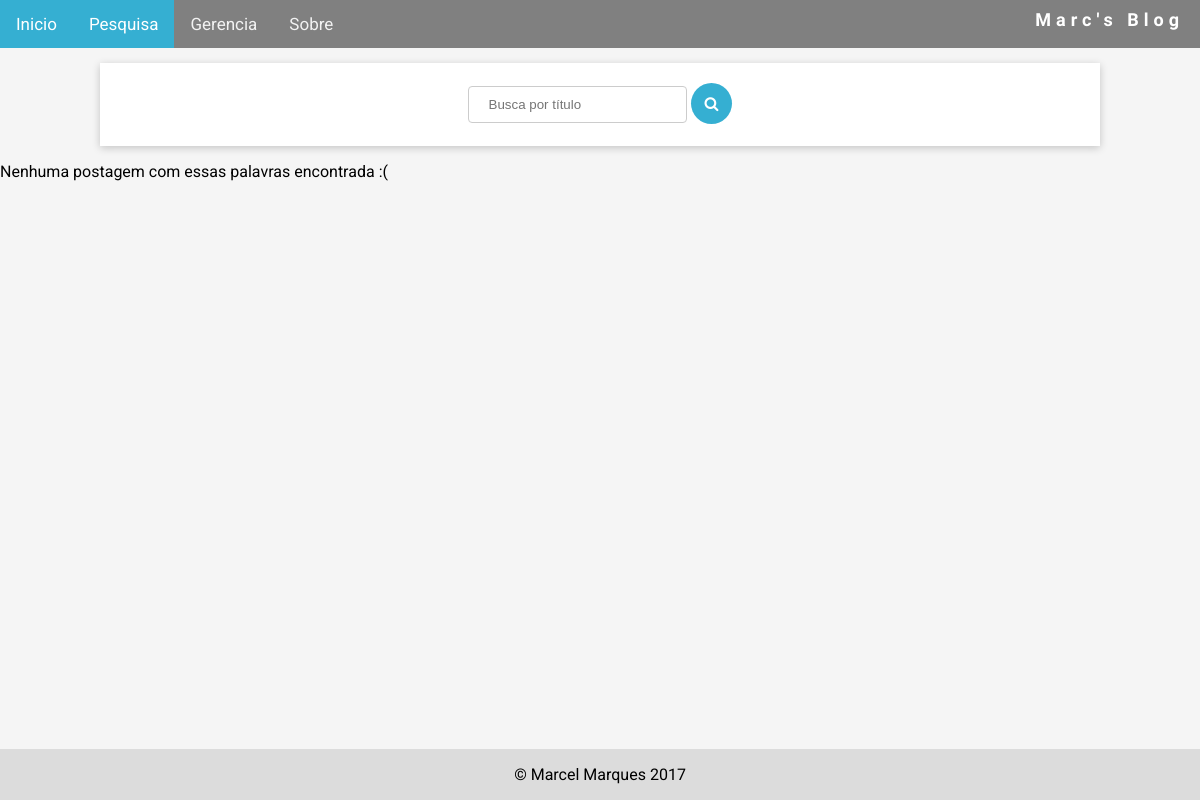
The page /search/ on the database as committed earlier.
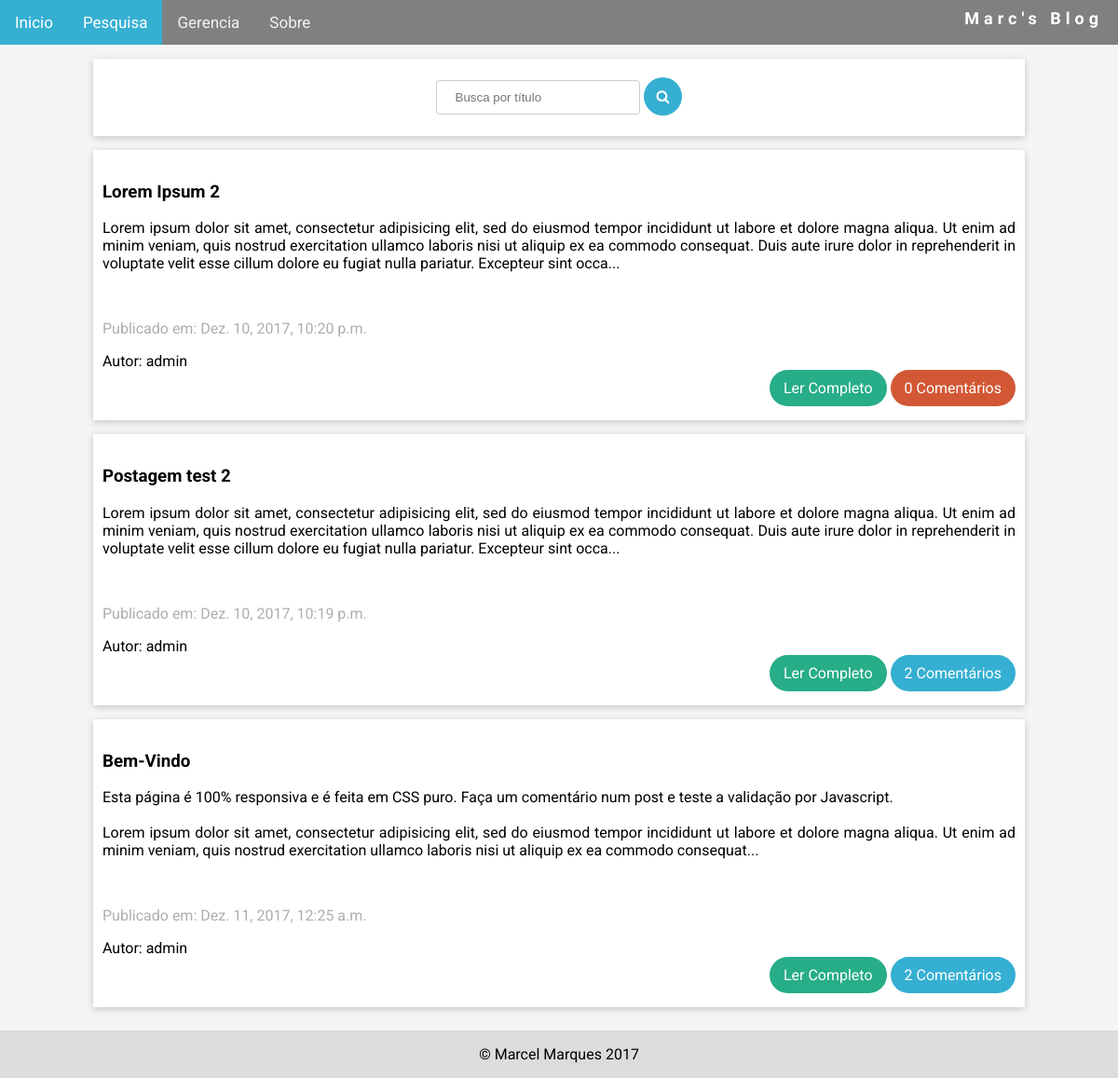
The same page on the database as committed later.
### blog/models.py (models this page shows, shortened)
class Post(models.Model):
    author = models.ForeignKey('auth.User') #ForeignKey, define link para outro modelo
    title = models.CharField(max_length=200)
    text = models.TextField()
    url = models.URLField(
       blank=True, null=True)
    created_date = models.DateTimeField(
        default = timezone.now)
    published_date = models.DateTimeField(
        blank=True, null=True)
    def approved_comments(self):
        return self.comments.filter(approved_comment=True)

### blog/views.py (the view)
# urls.py: url(r'^search/$', views.search, name='search'),
def search(request):
    post_list = Post.objects.all()
    post_filter = TitleFilter(request.GET, queryset=post_list)
    return render(request, 'blog/search.html', {'filter': post_filter})

### blog/templates/blog/search.html (shortened to what this page needs)
{% extends 'blog/base.html' %}
{% block content %}
<div class="card">
  <div class="container" style="padding: 15px 10px 15px; text-align:center">
    <form method="get">
          <input name="title" id="id_title" type="text" placeholder="Busca por título">
          <button type="submit"><i class="fa fa-search" aria-hidden="true"></i></button>
    </form>
    </div>
  </div>
      {% for post in filter.qs %}
      <div class="card">
        <div class="container" style="padding: 15px 10px 15px">
            <h3>{{ post.title }}</h3>
            <p style="text-align: justify">{{ post.text|linebreaksbr|slice:":355"}}...</p><br>
            <p style="color: #aeaeae; text-align:left">Publicado em: {{ post.published_date }} </p>
            <div style="text-align:left">
              <span>Autor: {{ post.author }}</span>
            </div>
            <div style="text-align:right">
              <a href="{% url 'post_detail' pk=post.pk %}" class="btn">Ler Completo</a>
              {% if post.approved_comments.count > 0 %}
                <a href="{% url 'post_detail' pk=post.pk %}" class="btn btn-color">{{ post.approved_comments.count }} Comentários</a>
              {% else %}
                <a href="{% url 'post_detail' pk=post.pk %}" class="btn-color-orange btn"> {{ post.approved_comments.count }} Comentários</a>
              {% endif %}
            </div>
          </div>
        </div>
      {% empty %}
      <p>Nenhuma postagem com essas palavras encontrada :(</p>
      {% endfor %}
    {% endblock %}

### blog/templates/blog/base.html (shortened to what this page needs)
{% load staticfiles %}
<!DOCTYPE html>
<html lang="pt-br">
<head>
  <link href="https://maxcdn.bootstrapcdn.com/font-awesome/4.7.0/css/font-awesome.min.css" rel="stylesheet">
  <link rel="stylesheet" href="{% static 'css/style.css' %}">
</head>
<body>
<header>
  <div class="topnav" id="myTopnav">
    <a href="{% url 'post_list' %}" id="home">Inicio</a>
    <a href="{% url 'search' %}" id="pesquisa">Pesquisa</a>
    {% if user.is_authenticated %}
      <a href="{% url 'post_new' %}">Nova postagem</a>
      <a href="{% url 'logout' %}">Logout</a>
    {% else %}
    <a href="{% url 'login' %}" id="gerencia">Gerencia</a>
    {% endif %}
    <a href="{% url 'about' %}" id="sobre">Sobre</a>
    <span>Marc's Blog</span>
  </div>
</header>
<main class="content">
  {% block content %}
  {% endblock %}
</main>
<footer class="footer">
  <p>&#169; Marcel Marques 2017</p>
</footer>
  </body>
</html>

### blog/static/css/style.css (style rules this page uses)
html, body { height: 100%; }
body { display: flex; flex-direction: column; margin:0; font-family: 'Roboto', sans-serif; background-color: #F5F5F5; }
.card { margin: 7px; max-width: 1000px; box-shadow: 0 2px 8px 0 rgba(0,0,0,0.2); background-color: white; margin: 15px auto; }
.container { padding: 2px 16px; }
a:link.btn, a:visited.btn { background-color: #27ad88; color: white; padding: 10px 15px; border-radius: 30px; text-align: center; text-decoration: none; display: inline-block; transition: 0.5s; }
a:link.btn-color, a:visited.btn-color { background-color:#35AFD2 }
a:link.btn-color-orange, a:visited.btn-color-orange { background-color:#d25835 }
button { background-color: #35AFD2; border: none; color: white; font-size: 15px; padding: 12px 14px; text-align: center; text-decoration: none; display: inline-block; border-radius: 30px; transition: 0.5s; text-decoration: none; outline : 0; }
input[type=text], input[type=textarea], input[type=password], input[type=url], input[type=number] { padding: 10px 20px; margin: 8px 0; display: inline-block; border: 1px solid #ccc; border-radius: 4px; box-sizing: border-box; }
.topnav { overflow: hidden; background-color: grey; }
.topnav a { float: left; display: block; color: #f2f2f2; text-align: justify; padding: 14px 16px; text-decoration: none; font-size: 17px; }
.topnav span { font-family: 'Monda', sans-serif; float: right; display: block; color: #fff; text-align: justify; font-weight: bold; padding: 9px 16px; text-decoration: none; font-size: 18px; letter-spacing: 5px; }
.content { flex: 1 0 auto; }
footer { margin-top: 10px; background-color: #DCDCDC; text-align: center; color: black }

Rows that differ between the two databases and show on the page:
added Post: title "Lorem Ipsum 2", text "Lorem ipsum dolor sit amet, consectetur adipisicing elit, sed do eiusmod tempor incididunt ut labore et dolore magna aliqua. Ut enim ad minim veniam, quis nostrud exercitation ullamco laboris nisi ut aliquip ex ea commodo consequat. Duis aute irure dolor in reprehenderit in voluptate velit esse cillum dolore eu fugiat nulla pariatur. Excepteur sint occa", published_date "Dez. 10, 2017, 10:20 p.m.", author "admin", approved_comments.count "0"
added Post: title "Postagem test 2", text "Lorem ipsum dolor sit amet, consectetur adipisicing elit, sed do eiusmod tempor incididunt ut labore et dolore magna aliqua. Ut enim ad minim veniam, quis nostrud exercitation ullamco laboris nisi ut aliquip ex ea commodo consequat. Duis aute irure dolor in reprehenderit in voluptate velit esse cillum dolore eu fugiat nulla pariatur. Excepteur sint occa", published_date "Dez. 10, 2017, 10:19 p.m.", author "admin", approved_comments.count "2"
added Post: title "Bem-Vindo", text "Esta página é 100% responsiva e é feita em CSS puro. Faça um comentário num post e teste a validação por Javascript. Lorem ipsum dolor sit amet, consectetur adipisicing elit, sed do eiusmod tempor incididunt ut labore et dolore magna aliqua. Ut enim ad minim veniam, quis nostrud exercitation ullamco laboris nisi ut aliquip ex ea commodo consequat", published_date "Dez. 11, 2017, 12:25 a.m.", author "admin", approved_comments.count "2"
Other text that changed with them:
text no longer shown: "Nenhuma postagem com essas palavras encontrada :("
